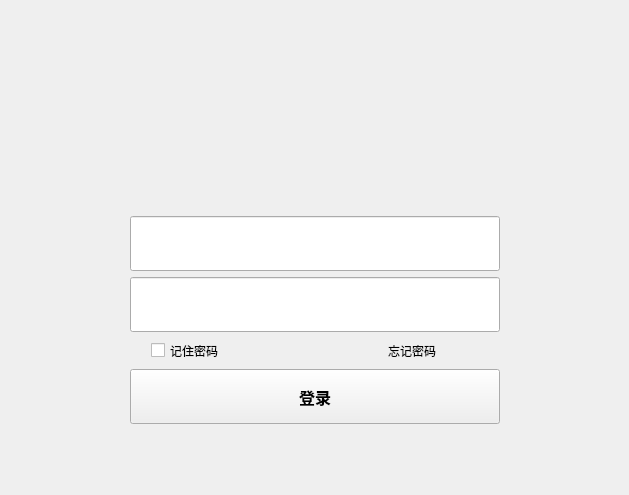
<?xml version="1.0" encoding="UTF-8"?>
<ui version="4.0">
 <class>CenterWidget</class>
 <widget class="QWidget" name="CenterWidget">
  <property name="geometry">
   <rect>
    <x>0</x>
    <y>0</y>
    <width>629</width>
    <height>495</height>
   </rect>
  </property>
  <property name="windowTitle">
   <string>Form</string>
  </property>
  <layout class="QGridLayout" name="gridLayout">
   <item row="0" column="0">
    <layout class="QVBoxLayout" name="verticalLayout_3">
     <item>
      <layout class="QVBoxLayout" name="verticalLayout_2">
       <item>
        <layout class="QHBoxLayout" name="horizontalLayout">
         <item>
          <spacer name="horizontalSpacer">
           <property name="orientation">
            <enum>Qt::Horizontal</enum>
           </property>
           <property name="sizeHint" stdset="0">
            <size>
             <width>13</width>
             <height>20</height>
            </size>
           </property>
          </spacer>
         </item>
         <item>
          <widget class="QLabel" name="label_2">
           <property name="minimumSize">
            <size>
             <width>140</width>
             <height>140</height>
            </size>
           </property>
           <property name="maximumSize">
            <size>
             <width>140</width>
             <height>140</height>
            </size>
           </property>
           <property name="styleSheet">
            <string notr="true">border-image: url(:/image/bg.png);</string>
           </property>
           <property name="text">
            <string/>
           </property>
          </widget>
         </item>
         <item>
          <spacer name="horizontalSpacer_2">
           <property name="orientation">
            <enum>Qt::Horizontal</enum>
           </property>
           <property name="sizeHint" stdset="0">
            <size>
             <width>13</width>
             <height>20</height>
            </size>
           </property>
          </spacer>
         </item>
        </layout>
       </item>
       <item>
        <layout class="QHBoxLayout" name="horizontalLayout_4">
         <item>
          <spacer name="horizontalSpacer_5">
           <property name="orientation">
            <enum>Qt::Horizontal</enum>
           </property>
           <property name="sizeHint" stdset="0">
            <size>
             <width>13</width>
             <height>20</height>
            </size>
           </property>
          </spacer>
         </item>
         <item>
          <layout class="QVBoxLayout" name="verticalLayout">
           <item>
            <widget class="QLineEdit" name="lineEdit_username">
             <property name="minimumSize">
              <size>
               <width>370</width>
               <height>55</height>
              </size>
             </property>
             <property name="maximumSize">
              <size>
               <width>370</width>
               <height>55</height>
              </size>
             </property>
             <property name="font">
              <font>
               <family>Arial Black</family>
               <pointsize>12</pointsize>
               <weight>75</weight>
               <bold>true</bold>
              </font>
             </property>
            </widget>
           </item>
           <item>
            <widget class="QLineEdit" name="lineEdit_Passwd">
             <property name="minimumSize">
              <size>
               <width>370</width>
               <height>55</height>
              </size>
             </property>
             <property name="maximumSize">
              <size>
               <width>370</width>
               <height>55</height>
              </size>
             </property>
             <property name="font">
              <font>
               <family>Arial Black</family>
               <pointsize>12</pointsize>
               <weight>75</weight>
               <bold>true</bold>
              </font>
             </property>
            </widget>
           </item>
          </layout>
         </item>
         <item>
          <spacer name="horizontalSpacer_6">
           <property name="orientation">
            <enum>Qt::Horizontal</enum>
           </property>
           <property name="sizeHint" stdset="0">
            <size>
             <width>13</width>
             <height>20</height>
            </size>
           </property>
          </spacer>
         </item>
        </layout>
       </item>
       <item>
        <layout class="QHBoxLayout" name="horizontalLayout_6">
         <item>
          <layout class="QHBoxLayout" name="horizontalLayout_2">
           <item>
            <spacer name="horizontalSpacer_9">
             <property name="orientation">
              <enum>Qt::Horizontal</enum>
             </property>
             <property name="sizeHint" stdset="0">
              <size>
               <width>40</width>
               <height>20</height>
              </size>
             </property>
            </spacer>
           </item>
           <item>
            <widget class="QCheckBox" name="checkBox">
             <property name="minimumSize">
              <size>
               <width>90</width>
               <height>25</height>
              </size>
             </property>
             <property name="maximumSize">
              <size>
               <width>90</width>
               <height>25</height>
              </size>
             </property>
             <property name="text">
              <string>记住密码</string>
             </property>
            </widget>
           </item>
           <item>
            <spacer name="horizontalSpacer_3">
             <property name="orientation">
              <enum>Qt::Horizontal</enum>
             </property>
             <property name="sizeHint" stdset="0">
              <size>
               <width>13</width>
               <height>20</height>
              </size>
             </property>
            </spacer>
           </item>
           <item>
            <widget class="QLabel" name="label_3">
             <property name="minimumSize">
              <size>
               <width>90</width>
               <height>25</height>
              </size>
             </property>
             <property name="maximumSize">
              <size>
               <width>90</width>
               <height>25</height>
              </size>
             </property>
             <property name="text">
              <string>忘记密码</string>
             </property>
            </widget>
           </item>
           <item>
            <spacer name="horizontalSpacer_10">
             <property name="orientation">
              <enum>Qt::Horizontal</enum>
             </property>
             <property name="sizeHint" stdset="0">
              <size>
               <width>40</width>
               <height>20</height>
              </size>
             </property>
            </spacer>
           </item>
          </layout>
         </item>
        </layout>
       </item>
       <item>
        <layout class="QHBoxLayout" name="horizontalLayout_5">
         <item>
          <spacer name="horizontalSpacer_7">
           <property name="orientation">
            <enum>Qt::Horizontal</enum>
           </property>
           <property name="sizeHint" stdset="0">
            <size>
             <width>17</width>
             <height>20</height>
            </size>
           </property>
          </spacer>
         </item>
         <item>
          <widget class="QPushButton" name="loginBtn">
           <property name="minimumSize">
            <size>
             <width>370</width>
             <height>55</height>
            </size>
           </property>
           <property name="maximumSize">
            <size>
             <width>370</width>
             <height>55</height>
            </size>
           </property>
           <property name="font">
            <font>
             <family>Arial Black</family>
             <pointsize>12</pointsize>
             <weight>75</weight>
             <bold>true</bold>
            </font>
           </property>
           <property name="text">
            <string>登录</string>
           </property>
          </widget>
         </item>
         <item>
          <spacer name="horizontalSpacer_8">
           <property name="orientation">
            <enum>Qt::Horizontal</enum>
           </property>
           <property name="sizeHint" stdset="0">
            <size>
             <width>17</width>
             <height>20</height>
            </size>
           </property>
          </spacer>
         </item>
        </layout>
       </item>
      </layout>
     </item>
    </layout>
   </item>
  </layout>
 </widget>
 <resources/>
 <connections/>
</ui>
